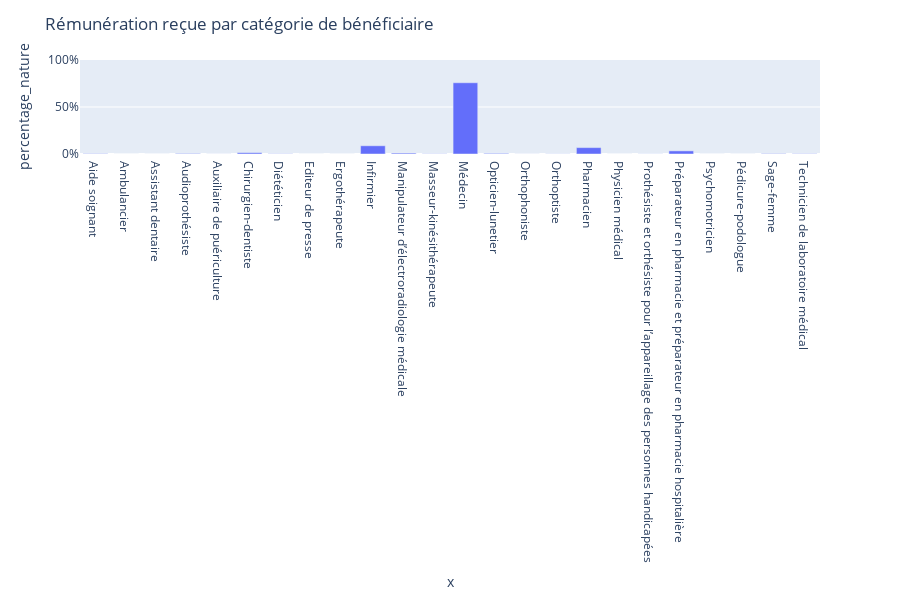

The notebook cell this image was saved under:
### Code cell
fig = px.bar(df2, x=df2.index, y='percentage_nature',height=600)
fig.update_layout(title_text='Rémunération reçue par catégorie de bénéficiaire', yaxis=dict( tickformat= ',.0%',
    range=[0,1]),)
fig.show()

### Figure 1 — Plotly figure (JSON) as saved in the notebook; plotly's stock layout.template omitted (floating-point values rounded to 4 significant figures)
{"data": [{"alignmentgroup": "True", "hoverlabel": {"namelength": 0}, "hovertemplate": "x=%{x}<br>percentage_nature=%{y}", "legendgroup": "", "marker": {"color": "#636efa"}, "name": "", "offsetgroup": "", "orientation": "v", "showlegend": false, "textposition": "auto", "type": "bar", "x": ["Aide soignant", "Ambulancier", "Assistant dentaire", "Audioprothésiste", "Auxiliaire de puériculture", "Chirurgien-dentiste", "Diététicien", "Editeur de presse", "Ergothérapeute", "Infirmier", "Manipulateur d’électroradiologie médicale", "Masseur-kinésithérapeute", "Médecin", "Opticien-lunetier", "Orthophoniste", "Orthoptiste", "Pharmacien", "Physicien médical", "Prothésiste et orthésiste pour l’appareillage des personnes handicapées", "Préparateur en pharmacie et préparateur en pharmacie hospitalière", "Psychomotricien", "Pédicure-podologue", "Sage-femme", "Technicien de laboratoire médical"], "xaxis": "x", "y": [0.00341, 3.687e-05, 0.0001429, 0.005355, 0.0004774, 0.01393, 0.002126, 6.395e-06, 0.0001885, 0.08747, 0.009673, 0.001977, 0.7579, 0.006365, 0.0004221, 0.001315, 0.06795, 0.0001569, 0.0009423, 0.03316, 9.63e-05, 0.00017, 0.00384, 0.002901], "yaxis": "y"}], "layout": {"barmode": "relative", "height": 600, "legend": {"tracegroupgap": 0}, "margin": {"t": 60}, "title": {"text": "Rémunération reçue par catégorie de bénéficiaire"}, "xaxis": {"anchor": "y", "domain": [0, 1], "title": {"text": "x"}}, "yaxis": {"anchor": "x", "domain": [0, 1], "range": [0, 1], "tickformat": ",.0%", "title": {"text": "percentage_nature"}}}}
